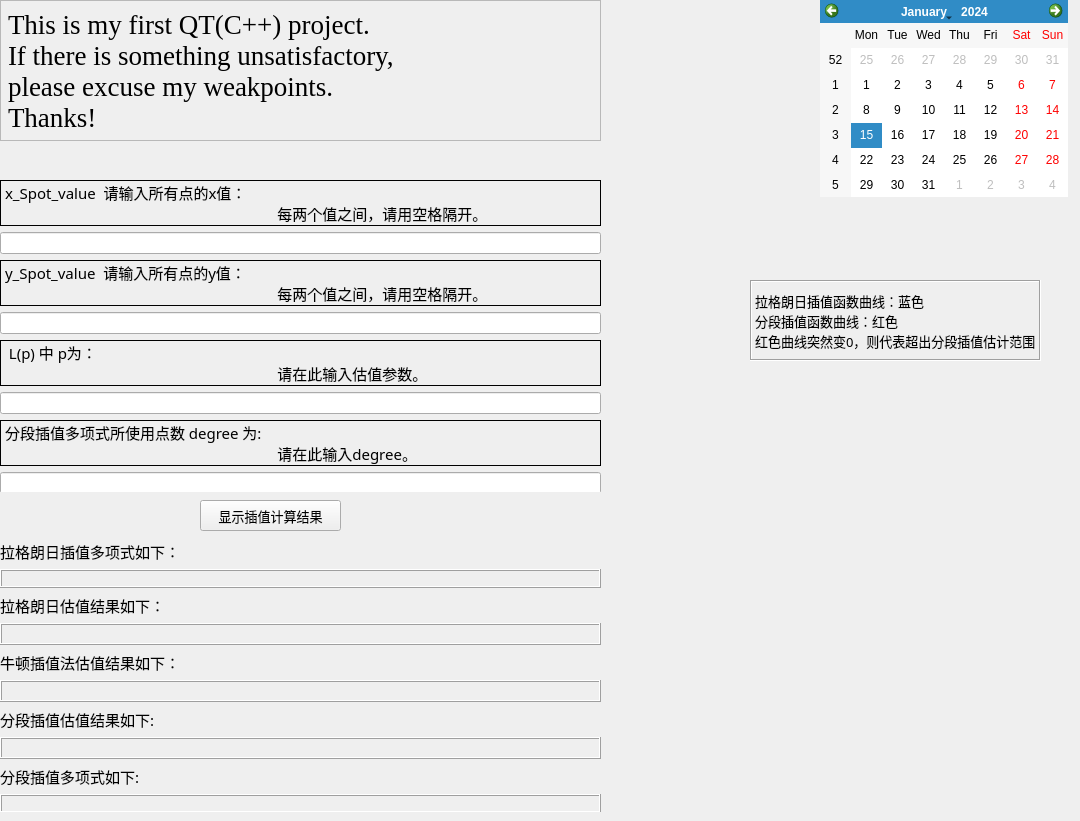
    <widget class="QWidget" name="tab">
     <attribute name="title">
      <string>插值计算</string>
     </attribute>
     <widget class="QLabel" name="label">
      <property name="geometry">
       <rect>
        <x>0</x>
        <y>0</y>
        <width>601</width>
        <height>141</height>
       </rect>
      </property>
      <property name="font">
       <font>
        <family>Times New Roman</family>
        <pointsize>20</pointsize>
        <weight>50</weight>
        <italic>false</italic>
        <bold>false</bold>
       </font>
      </property>
      <property name="cursor">
       <cursorShape>ForbiddenCursor</cursorShape>
      </property>
      <property name="frameShape">
       <enum>QFrame::StyledPanel</enum>
      </property>
      <property name="text">
       <string>This is my first QT(C++) project. 
If there is something unsatisfactory, 
please excuse my weakpoints.
Thanks!</string>
      </property>
     </widget>
     <widget class="QWidget" name="verticalLayoutWidget">
      <property name="geometry">
       <rect>
        <x>0</x>
        <y>180</y>
        <width>601</width>
        <height>312</height>
       </rect>
      </property>
      <layout class="QVBoxLayout" name="verticalLayout">
       <item>
        <widget class="QLabel" name="label_2">
         <property name="font">
          <font>
           <family>微软雅黑</family>
           <pointsize>11</pointsize>
          </font>
         </property>
         <property name="cursor">
          <cursorShape>ForbiddenCursor</cursorShape>
         </property>
         <property name="frameShape">
          <enum>QFrame::Panel</enum>
         </property>
         <property name="frameShadow">
          <enum>QFrame::Plain</enum>
         </property>
         <property name="text">
          <string>x_Spot_value  请输入所有点的x值：
                                                                      每两个值之间，请用空格隔开。</string>
         </property>
        </widget>
       </item>
       <item>
        <widget class="QLineEdit" name="lineEdit"/>
       </item>
       <item>
        <widget class="QLabel" name="label_3">
         <property name="font">
          <font>
           <family>微软雅黑</family>
           <pointsize>11</pointsize>
          </font>
         </property>
         <property name="cursor">
          <cursorShape>ForbiddenCursor</cursorShape>
         </property>
         <property name="frameShape">
          <enum>QFrame::Panel</enum>
         </property>
         <property name="text">
          <string>y_Spot_value  请输入所有点的y值：
                                                                      每两个值之间，请用空格隔开。</string>
         </property>
        </widget>
       </item>
       <item>
        <widget class="QLineEdit" name="lineEdit_2"/>
       </item>
       <item>
        <widget class="QLabel" name="label_4">
         <property name="font">
          <font>
           <family>微软雅黑</family>
           <pointsize>11</pointsize>
          </font>
         </property>
         <property name="cursor">
          <cursorShape>ForbiddenCursor</cursorShape>
         </property>
         <property name="frameShape">
          <enum>QFrame::Panel</enum>
         </property>
         <property name="text">
          <string> L(p) 中 p为：
                                                                      请在此输入估值参数。</string>
         </property>
        </widget>
       </item>
       <item>
        <widget class="QLineEdit" name="lineEdit_3"/>
       </item>
       <item>
        <widget class="QLabel" name="label_11">
         <property name="font">
          <font>
           <family>微软雅黑</family>
           <pointsize>11</pointsize>
          </font>
         </property>
         <property name="cursor">
          <cursorShape>ForbiddenCursor</cursorShape>
         </property>
         <property name="frameShape">
          <enum>QFrame::Panel</enum>
         </property>
         <property name="text">
          <string>分段插值多项式所使用点数 degree 为:
                                                                      请在此输入degree。 </string>
         </property>
        </widget>
       </item>
       <item>
        <widget class="QLineEdit" name="lineEdit_4"/>
       </item>
      </layout>
     </widget>
     <widget class="QWidget" name="verticalLayoutWidget_2">
      <property name="geometry">
       <rect>
        <x>0</x>
        <y>540</y>
        <width>601</width>
        <height>272</height>
       </rect>
      </property>
      <layout class="QVBoxLayout" name="verticalLayout_2">
       <item>
        <widget class="QLabel" name="label_5">
         <property name="font">
          <font>
           <family>微软雅黑</family>
           <pointsize>11</pointsize>
          </font>
         </property>
         <property name="cursor">
          <cursorShape>ForbiddenCursor</cursorShape>
         </property>
         <property name="text">
          <string>拉格朗日插值多项式如下：</string>
         </property>
        </widget>
       </item>
       <item>
        <widget class="QLabel" name="label_6">
         <property name="font">
          <font>
           <family>微软雅黑</family>
           <pointsize>8</pointsize>
          </font>
         </property>
         <property name="cursor">
          <cursorShape>ForbiddenCursor</cursorShape>
         </property>
         <property name="frameShape">
          <enum>QFrame::Box</enum>
         </property>
         <property name="frameShadow">
          <enum>QFrame::Raised</enum>
         </property>
         <property name="text">
          <string/>
         </property>
        </widget>
       </item>
       <item>
        <widget class="QLabel" name="label_7">
         <property name="font">
          <font>
           <family>微软雅黑</family>
           <pointsize>11</pointsize>
          </font>
         </property>
         <property name="cursor">
          <cursorShape>ForbiddenCursor</cursorShape>
         </property>
         <property name="text">
          <string>拉格朗日估值结果如下：</string>
         </property>
        </widget>
       </item>
       <item>
        <widget class="QLabel" name="label_8">
         <property name="font">
          <font>
           <family>微软雅黑</family>
           <pointsize>11</pointsize>
          </font>
         </property>
         <property name="cursor">
          <cursorShape>ForbiddenCursor</cursorShape>
         </property>
         <property name="frameShape">
          <enum>QFrame::Box</enum>
         </property>
         <property name="frameShadow">
          <enum>QFrame::Raised</enum>
         </property>
         <property name="text">
          <string/>
         </property>
        </widget>
       </item>
       <item>
        <widget class="QLabel" name="label_9">
         <property name="font">
          <font>
           <family>微软雅黑</family>
           <pointsize>11</pointsize>
          </font>
         </property>
         <property name="cursor">
          <cursorShape>ForbiddenCursor</cursorShape>
         </property>
         <property name="text">
          <string>牛顿插值法估值结果如下：</string>
         </property>
        </widget>
       </item>
       <item>
        <widget class="QLabel" name="label_10">
         <property name="font">
          <font>
           <family>微软雅黑</family>
           <pointsize>11</pointsize>
          </font>
         </property>
         <property name="cursor">
          <cursorShape>ForbiddenCursor</cursorShape>
         </property>
         <property name="frameShape">
          <enum>QFrame::Box</enum>
         </property>
         <property name="frameShadow">
          <enum>QFrame::Raised</enum>
         </property>
         <property name="text">
          <string/>
         </property>
        </widget>
       </item>
       <item>
        <widget class="QLabel" name="label_12">
         <property name="font">
          <font>
           <family>微软雅黑</family>
           <pointsize>11</pointsize>
          </font>
         </property>
         <property name="cursor">
          <cursorShape>ForbiddenCursor</cursorShape>
         </property>
         <property name="text">
          <string>分段插值估值结果如下:</string>
         </property>
        </widget>
       </item>
       <item>
        <widget class="QLabel" name="label_13">
         <property name="font">
          <font>
           <family>微软雅黑</family>
           <pointsize>11</pointsize>
          </font>
         </property>
         <property name="cursor">
          <cursorShape>ForbiddenCursor</cursorShape>
         </property>
         <property name="frameShape">
          <enum>QFrame::Box</enum>
         </property>
         <property name="frameShadow">
          <enum>QFrame::Raised</enum>
         </property>
         <property name="text">
          <string/>
         </property>
        </widget>
       </item>
       <item>
        <widget class="QLabel" name="label_14">
         <property name="font">
          <font>
           <family>微软雅黑</family>
           <pointsize>11</pointsize>
          </font>
         </property>
         <property name="cursor">
          <cursorShape>ForbiddenCursor</cursorShape>
         </property>
         <property name="text">
          <string>分段插值多项式如下:</string>
         </property>
        </widget>
       </item>
       <item>
        <widget class="QLabel" name="label_15">
         <property name="font">
          <font>
           <family>微软雅黑</family>
           <pointsize>8</pointsize>
          </font>
         </property>
         <property name="cursor">
          <cursorShape>ForbiddenCursor</cursorShape>
         </property>
         <property name="frameShape">
          <enum>QFrame::Box</enum>
         </property>
         <property name="frameShadow">
          <enum>QFrame::Raised</enum>
         </property>
         <property name="text">
          <string/>
         </property>
        </widget>
       </item>
      </layout>
     </widget>
     <widget class="QLabel" name="label_16">
      <property name="geometry">
       <rect>
        <x>750</x>
        <y>280</y>
        <width>291</width>
        <height>81</height>
       </rect>
      </property>
      <property name="font">
       <font>
        <family>微软雅黑</family>
        <pointsize>10</pointsize>
       </font>
      </property>
      <property name="cursor">
       <cursorShape>ForbiddenCursor</cursorShape>
      </property>
      <property name="frameShape">
       <enum>QFrame::Box</enum>
      </property>
      <property name="frameShadow">
       <enum>QFrame::Sunken</enum>
      </property>
      <property name="text">
       <string>拉格朗日插值函数曲线：蓝色
分段插值函数曲线：红色
红色曲线突然变0，则代表超出分段插值估计范围</string>
      </property>
     </widget>
     <widget class="QPushButton" name="pushButton">
      <property name="geometry">
       <rect>
        <x>200</x>
        <y>500</y>
        <width>141</width>
        <height>31</height>
       </rect>
      </property>
      <property name="font">
       <font>
        <family>微软雅黑</family>
        <pointsize>10</pointsize>
       </font>
      </property>
      <property name="cursor">
       <cursorShape>PointingHandCursor</cursorShape>
      </property>
      <property name="text">
       <string>显示插值计算结果</string>
      </property>
     </widget>
     <widget class="QCalendarWidget" name="calendarWidget">
      <property name="geometry">
       <rect>
        <x>820</x>
        <y>0</y>
        <width>248</width>
        <height>197</height>
       </rect>
      </property>
      <property name="styleSheet">
       <string notr="true"/>
      </property>
     </widget>
     <widget class="QCustomPlot" name="customPlot" native="true">
      <property name="geometry">
       <rect>
        <x>660</x>
        <y>420</y>
        <width>411</width>
        <height>361</height>
       </rect>
      </property>
      <property name="cursor">
       <cursorShape>OpenHandCursor</cursorShape>
      </property>
     </widget>
    </widget>
